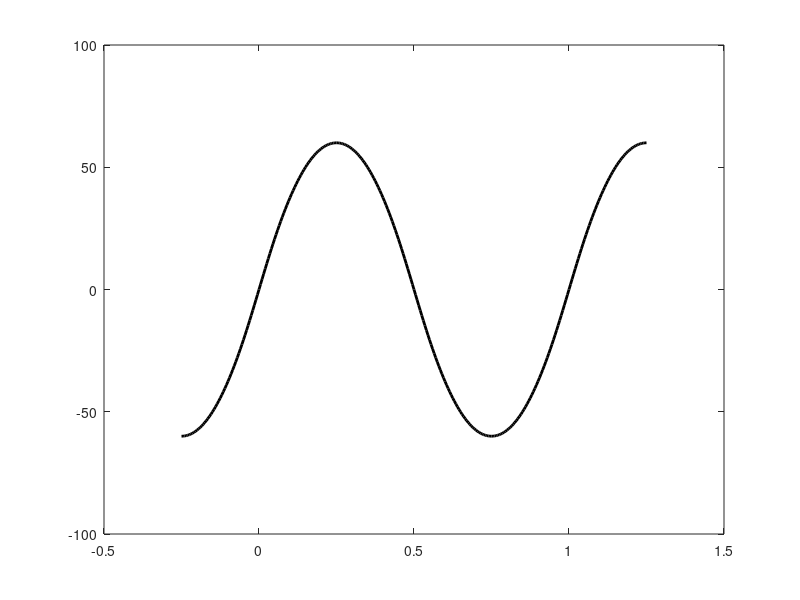

The MATLAB source for this figure: (Note: this script raises an error after producing the figure.)
clc
clear all
close all

background = 1*[1,1,1];
whitebg(background);

color = [1,0,0;   % r
         0,1,0;   % g
         0,0,1;   % b
         0,1,1;   % c
         1,0,1;   % m
         1,1,0;   % y
         0.2,0.2,0.2;  % ?
         0.5,0.5,0.5;   % ?
         0.7,0.7,0.7;];  % ?

load data

figure(1) % angle

%subplot(3,1,1)
plot(t_traj-0.25,rad2deg(x_traj(:,1)),'-k','Linewidth',2)
yline(0);

hold on;
load 5hz_nontrivial_long2.mat
plot(time((20250:22250))-time(20250)-0.25,real_pos(20250:22250))
 xlim([0,1])
ylim([-62 62]);
box on;
axis([0,t_traj(end),1*min(rad2deg(x_traj(:,1))),1*max(rad2deg(x_traj(:,1)))])
 set(gcf,'Color',background)
load data

% hold on
% grid on
% plot(t_traj,ones(size(x_traj(:,1)))*min(x_traj(:,1)),'--k','Linewidth',1)
% hold on
% plot(t_traj,ones(size(x_traj(:,1)))*max(x_traj(:,1)),'--k','Linewidth',1)
% hold on
% ylabel('x_1(t)')
% axis([0,t_traj(end),1.2*min(x_traj(:,1)),1.2*max(x_traj(:,1))])
% set(gcf,'Color',background)
% 
% subplot(3,1,2) % angular velocity
% plot(t_traj,x_traj(:,2),'-k','Linewidth',2)
% grid on
% ylabel('x_2(t)')
% axis([0,t_traj(end),1.2*min(x_traj(:,2)),1.2*max(x_traj(:,2))])
% xlabel('t')
% set(gcf,'Color',background)
% 
% subplot(3,1,3) % motor torque
% stairs(t,tau_motor(:,1),'-k','Linewidth',2)
% hold on
% plot(t(1:end-1),u_min,'--k','Linewidth',1)
% hold on
% plot(t(1:end-1),u_max,'--k','Linewidth',1)
% grid on
% ylabel('u(t)')
% xlabel('t')
% axis([0,t(end),1.1*u_min(1),1.1*u_max(1)])
% set(gcf,'Color',background)

figure(2) % torque
plot(x(:,1),tau_total,'-r','Linewidth',2)
hold on
plot(x(:,1),tau_magnet,'-b','Linewidth',2)
hold on
plot(x(:,1),tau_motor,'-k','Linewidth',2)
hold on
grid on
ylabel('\tau')
xlabel('x')
%axis([0,t(end),1.1*u_min(1),1.1*u_max(1)])
set(gcf,'Color',background)
legend('Total Torque Required = Motor + Magnet','Magnet','Motor')

figure(3) % decomposition
plot(rad2deg(x(:,1)),sum_of_basis_functions,'color','k','linewidth',2,'linestyle','-');
ylabel('\tau');
xlabel('x')
hold on 
for j = 1:p.n
plot(rad2deg(x(:,1)),basis_functions(:,j),'color',color(j,:),'linewidth',1,'linestyle','-');
hold on
end
legend('Sum','Basis','Basis','Basis','Basis','Basis','Basis','Basis','Basis','Basis')
hold on;
load 5hz_nontrivial_without2.mat
current1 = current;
load 5hz_nontrivial_long2.mat
current2 = current;
diff11 = current1(40250:40500)-current2(40250:40500);
figure(2);
hold on
plot(deg2rad(real_pos(40250:40780)),current1(40250:40780)*0.064)
hold on;
plot(deg2rad(real_pos(40250:40750)),(-current2(40250:40750)*0.064))

figure(4)
plot(t_traj(51:253)-t_traj(51),tau_traj(51:253,1),'-k','Linewidth',2)
ylim([-0.2,0.2]);
set(gcf,'Color',background)
%axis([min(x(:,1)),max(x(:,1)),-0.15,0.15])

